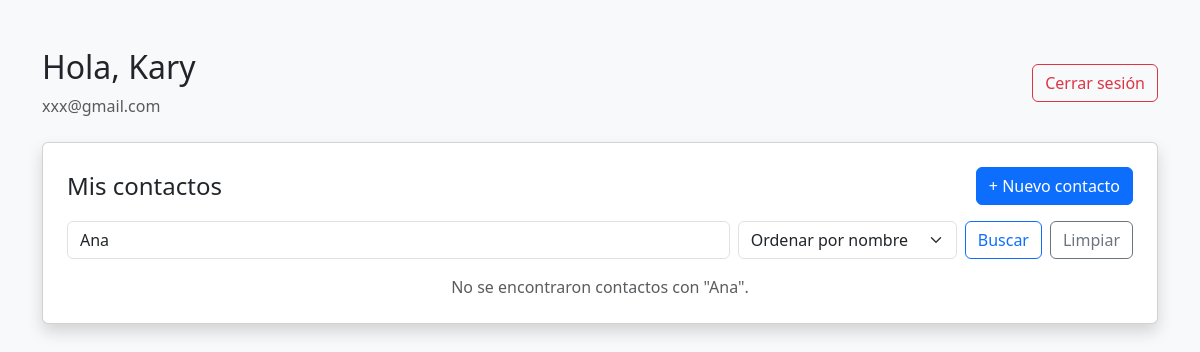
/panel.php?buscar=Ana (signed in), run on an earlier commit of the app's database.
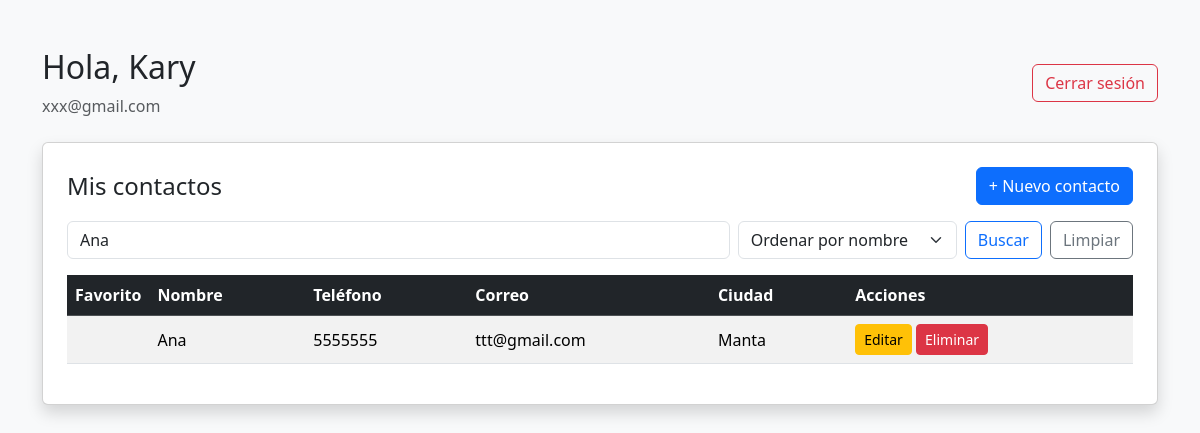
And on a later commit of the database.
### tables this page shows
CREATE TABLE `contactos` (
  `id` int(11) NOT NULL,
  `id_usuario` int(11) NOT NULL,
  `nombre` varchar(100) NOT NULL,
  `telefono` varchar(20) NOT NULL,
  `correo` varchar(100) DEFAULT NULL,
  `ciudad` varchar(100) DEFAULT NULL,
  `fecha_creacion` datetime DEFAULT current_timestamp(),
  `favorito` tinyint(1) NOT NULL DEFAULT 0
);

### funciones.php (called while the page is built, shortened)
<?php
function escape_html($valor) {
    return htmlspecialchars($valor ?? '', ENT_QUOTES, 'UTF-8');
}

### panel.php (the view, shortened to what this page needs)
<?php
require_once("conexion.php");
require_once("funciones.php");
$id_usuario = $_SESSION['id_usuario'];
$buscar = trim($_GET['buscar'] ?? '');
$orden_fecha = $_GET['orden_fecha'] ?? 'nombre';
$ordenes_permitidos = [
    'nombre' => 'nombre ASC',
    'ciudad' => 'ciudad ASC, nombre ASC',
    'fecha' => 'fecha_creacion DESC',
    'favoritos' => 'nombre ASC',
];
$sql = "SELECT id, nombre, telefono, correo, ciudad, favorito FROM contactos WHERE id_usuario = ?";
if ($buscar !== '') {
    $sql .= " AND (nombre LIKE ? OR correo LIKE ? OR ciudad LIKE ?)";
}
$sql .= " ORDER BY " . $ordenes_permitidos[$orden_fecha];
$stmt = $conexion->prepare($sql);
if ($buscar !== '') {
    $bus_contacto = "%{$buscar}%";
    $stmt->bind_param("isss", $id_usuario, $bus_contacto, $bus_contacto, $bus_contacto);
} else {
    $stmt->bind_param("i", $id_usuario);
}
$stmt->execute();
$contactos = $stmt->get_result();
?>
<!DOCTYPE html>
<html lang="es">
<head>
    <link href="css/estilos.css" rel="stylesheet">
</head>
<body class="bg-light">
    <div class="container mt-5">
        <div class="d-flex justify-content-between align-items-center mb-4">
            <div>
                <h2>Hola, <?= escape_html($_SESSION['nombre']) ?></h2>
                <p class="text-muted mb-0"><?= escape_html($_SESSION['correo']) ?></p>
            </div>
            <a href="logout.php" class="btn btn-outline-danger">Cerrar sesión</a>
        </div>
        <div class="card shadow p-4">
            <div class="d-flex justify-content-between align-items-center mb-3">
                <h4 class="mb-0">Mis contactos</h4>
                <a href="nuevo_contacto.php" class="btn btn-primary">+ Nuevo contacto</a>
            </div>
            <form method="GET" action="panel.php" class="d-flex gap-2 mb-3">
                <input type="text" name="buscar" class="form-control" placeholder="Buscar por nombre, correo o ciudad"
                    value="<?= escape_html($buscar) ?>">
                <select name="orden_fecha" class="form-select w-auto" onchange="this.form.submit()">
                    <option value="nombre" <?= $orden_fecha === 'nombre' ? 'selected' : '' ?>>Ordenar por nombre</option>
                </select>
                <button type="submit" class="btn btn-outline-primary">Buscar</button>
                <a href="panel.php" class="btn btn-outline-secondary">Limpiar</a>
            </form>
            <?php if ($contactos->num_rows > 0): ?>
                <div class="table-responsive">
                    <table class="table table-striped table-hover align-middle">
                        <thead class="table-dark">
                            <tr>
                                <th class="text-center text-nowrap" style="width: 1%;">Favorito</th>
                                <th>Nombre</th>
                                <th>Teléfono</th>
                                <th>Correo</th>
                                <th>Ciudad</th>
                                <th>Acciones</th>
                            </tr>
                        </thead>
                        <tbody>
                            <?php while ($fila = $contactos->fetch_assoc()): ?>
                                <tr>
                                    <td class="text-center" style="width: 1%;"><?php if ($fila['favorito'] == 1): ?>
                                            <span class="text-warning">★</span>
                                        <?php endif; ?>
                                    </td>
                                    <td><?= escape_html($fila['nombre']) ?></td>
                                    <td><?= escape_html($fila['telefono']) ?></td>
                                    <td><?= escape_html($fila['correo']) ?></td>
                                    <td><?= escape_html($fila['ciudad']) ?></td>
                                    <td>
                                        <a href="editar_contacto.php?id=<?= (int) $fila['id'] ?>"
                                            class="btn btn-sm btn-warning">Editar</a>
                                        <form method="POST" action="borrar_contacto.php" class="d-inline"
                                            onsubmit="return confirm('¿Seguro que desea eliminar este contacto?');">
                                            <button type="submit" class="btn btn-sm btn-danger">Eliminar</button>
                                        </form>
                                    </td>
                                </tr>
                            <?php endwhile; ?>
                        </tbody>
                    </table>
                </div>
            <?php else: ?>
                <?php if ($buscar !== ''): ?>
                    <p class="text-muted text-center mb-0">No se encontraron contactos con "<?= escape_html($buscar) ?>".
                    </p>
                <?php else: ?>
                    <p class="text-muted text-center mb-0">Todavía no tienes contactos registrados.</p>
                <?php endif; ?>
            <?php endif; ?>
        </div>
    </div>
</body>
</html>

What changed in the data, as far as the page shows it:
added contactos: nombre "Ana", telefono "5555555", correo "ttt@gmail.com", ciudad "Manta"
Also different on the page:
escape_html($buscar): "Ana" → (not shown)
text no longer shown: "No se encontraron contactos con \" \"."
text now shown: "Favorito Nombre Teléfono Correo Ciudad Acciones"
